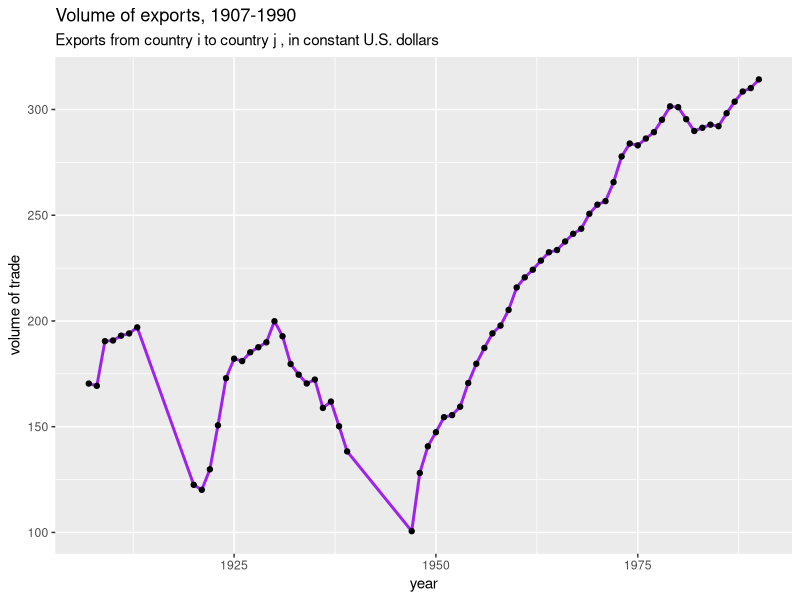

Write R code to recreate this figure.
## ---- chunk 1
setwd("C:\\Users\\kvata\\Desktop\\intro_statsr_R4\\final")

tradflo <- read.csv("tradflo.csv")

summary(tradflo)
## ---- chunk 2
sumofexports <- aggregate(tradflo$XIJL,
                          by=list(Year=tradflo$YEAR),
                          FUN=sum, na.rm=TRUE)

summary(sumofexports)

library(ggplot2)
ggplot(sumofexports, aes(x=Year, y=x, group=1))+
  geom_line(linetype= 1, color="purple", size = 1)+
  geom_point(color="black")+
  labs(title="Volume of exports, 1907-1990", subtitle="Exports from country i to country j , in constant U.S. dollars",
       x="year",
       y="volume of trade")

## ---- chunk 3
tradflo$militarydispute <- 0
tradflo$militarydispute[tradflo$MIDL>0] <- 1

tradflo$alliancemembership <- 0
tradflo$alliancemembership[tradflo$ALLIAL>0] <- 1

tradflo$pairofdemocracy <- 0
tradflo$pairofdemocracy[tradflo$DEMDL>0] <- 1

tradflo$bilateralalliance <- 0
tradflo$bilateralalliance[tradflo$BIALL>0] <- 1

tradflo$multalliance <- 0
tradflo$multalliance[tradflo$MULTIALL>0] <- 1
## ---- chunk 4
mean(tradflo$XIJL, na.rm=TRUE)
## ---- chunk 5
t.test(tradflo$XIJL[tradflo$militarydispute == 0], tradflo$XIJL[tradflo$militarydispute == 1], conf.level = 0.95)
## ---- chunk 6
t.test(tradflo$XIJL[tradflo$pairofdemocracy == 0], tradflo$XIJL[tradflo$pairofdemocracy == 1], conf.level = 0.95)

mean(tradflo$XIJL[tradflo$pairofdemocracy == 0], na.rm = TRUE)
mean(tradflo$XIJL[tradflo$pairofdemocracy == 1], na.rm = TRUE)
## ---- chunk 7
modeltradflo <- lm(XIJL~MIDL+TAUL+DEMDL+MULTIALL+GNPIL+POPIL+CGNPJL+POPJL+DISTANCL, data = tradflo)
summary(modeltradflo)
